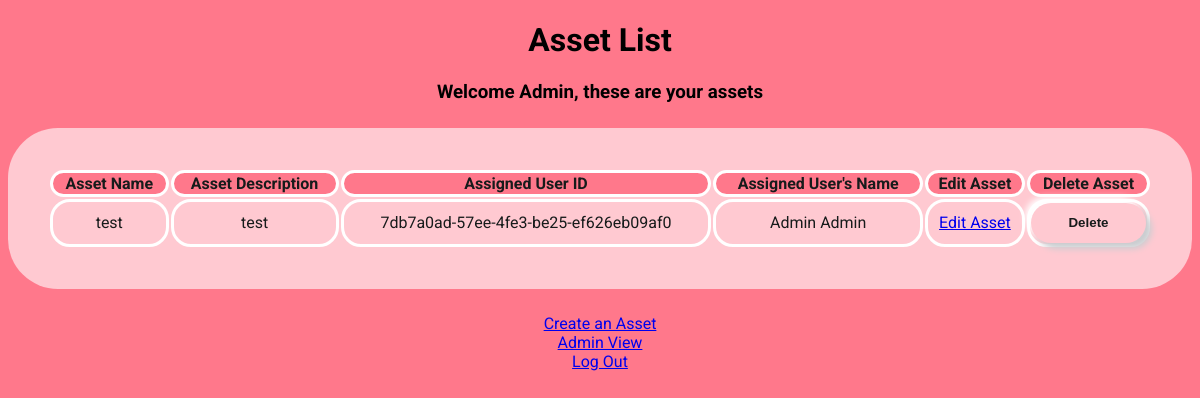
/assets/7db7a0ad-57ee-4fe3-be25-ef626eb09af0 (signed in), run on an earlier commit of the app's database.
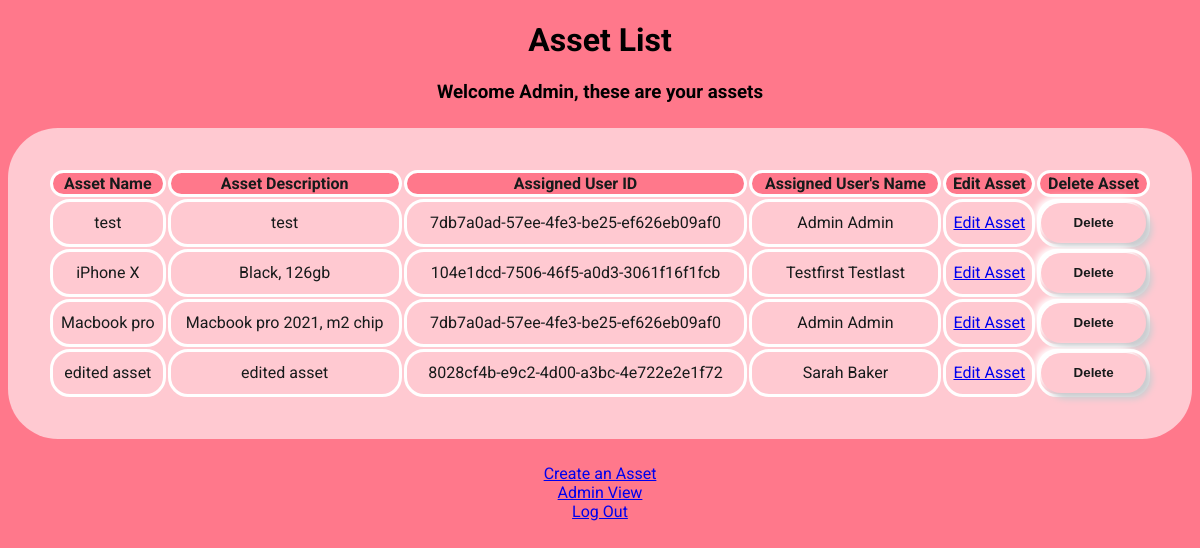
And on a later commit of the database.
### app.py (models this page shows)
class User(UserMixin, db.Model):
    def get_id(self):
        return (self.user_id)
    user_id = db.Column(db.String(50), primary_key=True)
    email = db.Column(db.String(100), unique=True, nullable=False)
    first_name = db.Column(db.String(100))
    last_name = db.Column(db.String(100))
    password = db.Column(db.String(100), nullable=False)
    is_admin = db.Column(db.Integer, default=0)
    attempted_logins = db.Column(db.Integer, default=0)
    assets = db.relationship('Asset', backref='user', lazy=True)

class Asset(UserMixin, db.Model):
    asset_id = db.Column(db.String(50), primary_key=True)
    name = db.Column(db.String(100))
    description = db.Column(db.String(1000))
    user_id = db.Column(db.String(50), db.ForeignKey(
        "user.user_id"), nullable=False)

### app.py (the view)
@app.route("/assets/<user_id>")
@login_required
def assets(user_id):
    user = User.query.get(user_id)
    if user and user == current_user:
        if current_user.is_admin:
            assets = Asset.query.all()
            return render_template('assets.html', user=user, assets=assets)
        else:
            assets = user.assets
            return render_template('assets.html', user=user, assets=assets)
    else:
        return "Invalid permissions"

### app.py (called while the page is built)
@login_manager.user_loader
def load_user(user_id):
    return User.query.get((user_id))

### templates/assets.html (shortened to what this page needs)
<!DOCTYPE html>
<html>
<head>
    <link rel="stylesheet" href="/static/assets.css">
</head>
<body>
    <h1>Asset List</h1>
    <h3>Welcome {{ current_user.first_name }}, these are your assets</h3>
    <table class="assets-table">
        <tr>
            <th>Asset Name</th>
            <th>Asset Description</th>
            <th>Assigned User ID</th>
            {% if current_user.is_admin %}
            <th>Assigned User's Name</th>
            {% endif %}
            <th>Edit Asset</th>
            {% if current_user.is_admin %}
            <th>Delete Asset</th>
            {% endif %}
        </tr>
        {% for asset in assets %}
        <tr>
            <td>{{ asset.name }}</td>
            <td>{{ asset.description }}</td>
            <td>{{ asset.user_id }}</td>
            {% if current_user.is_admin %}
            <td>{{ asset.user.first_name }} {{ asset.user.last_name }}</td>
            {% endif %}
            <td>
                <a href="{{ url_for('edit_asset', user_id=current_user.user_id, asset_id=asset.asset_id) }}">Edit Asset</a>
            </td>
            {% if current_user.is_admin %}
            <td>
                <form method="POST" action="{{ url_for('delete_asset', user_id=user.user_id, asset_id=asset.asset_id) }}" class="deleteForm">
                    <button>Delete</button>
                </form>
            </td>
            {% endif %}
        </tr>
        {% endfor %}
    </table>
    <a href="{{ url_for('create_asset') }}">Create an Asset</a>
    <br>
    {% if current_user.is_admin %}
    <a href="{{ url_for('admin_view', user_id=current_user.user_id) }}">Admin View</a>
    {% endif %}
    <br>
    <a href="{{ url_for('logout') }}" id="logoutButton">Log Out</a>
</body>
</html>

### static/assets.css (style rules this page uses)
body { background: #FF788B; text-align: center; justify-content: center; align-items:flex-start; font-family: roboto; }
table { background-color: #FFC9D1; width: 100%; margin: 25px auto; border-radius: 50px; padding: 40px; box-sizing: border-box; background: #FFC9D1; color: #171B1B; }
th { border: solid white; border-radius: 20px; background-color: #FF788B; }
td { border: solid white; border-radius: 20px; }
button { color: #171B1B; background: #FFC9D1; height: 40px; border-radius: 20px; cursor: pointer; font-weight: 900; box-shadow: 6px 6px 6px #cbced1, -6px -6px 6px white; transition: 0.5s; display: block; width: 100%; padding: 0; border: none; outline: none; box-sizing: border-box; }

What changed in the data, as far as the page shows it:
added Asset: name "iPhone X", description "Black, 126gb", user_id "104e1dcd-7506-46f5-a0d3-3061f16f1fcb", user.first_name "Testfirst", user.last_name "Testlast"
added Asset: name "Macbook pro", description "Macbook pro 2021, m2 chip", user_id "7db7a0ad-57ee-4fe3-be25-ef626eb09af0", user.first_name "Admin", user.last_name "Admin"
added Asset: name "edited asset", description "edited asset", user_id "8028cf4b-e9c2-4d00-a3bc-4e722e2e1f72", user.first_name "Sarah", user.last_name "Baker"
